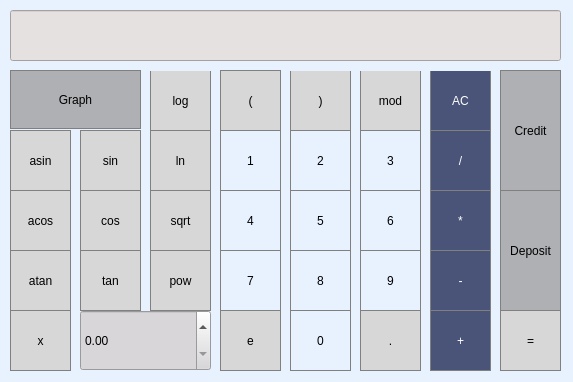
<?xml version="1.0" encoding="UTF-8"?>
<ui version="4.0">
 <class>Calculator</class>
 <widget class="QMainWindow" name="Calculator">
  <property name="geometry">
   <rect>
    <x>0</x>
    <y>0</y>
    <width>573</width>
    <height>382</height>
   </rect>
  </property>
  <property name="windowTitle">
   <string>Calculator</string>
  </property>
  <property name="styleSheet">
   <string notr="true">background-color: rgb(232, 242, 255)</string>
  </property>
  <widget class="QWidget" name="centralwidget">
   <widget class="QPushButton" name="Sqrt">
    <property name="geometry">
     <rect>
      <x>150</x>
      <y>190</y>
      <width>61</width>
      <height>61</height>
     </rect>
    </property>
    <property name="styleSheet">
     <string notr="true">QPushButton {
   background-color: rgb(215, 215, 215);
   border: 1px solid gray;   color : black;
}
QPushButton:pressed {
    background-color: qlineargradient(x1: 0, y1: 0, x2: 0, y2: 1,
                                      stop: 0 #BEBEBE, stop: 1 #f6f7fa);
}</string>
    </property>
    <property name="text">
     <string>sqrt</string>
    </property>
   </widget>
   <widget class="QPushButton" name="Deposit">
    <property name="geometry">
     <rect>
      <x>500</x>
      <y>190</y>
      <width>61</width>
      <height>121</height>
     </rect>
    </property>
    <property name="styleSheet">
     <string notr="true">QPushButton {
   background-color: rgb(175, 176, 179);
   border: 1px solid gray;
}
QPushButton:pressed {
    background-color: qlineargradient(x1: 0, y1: 0, x2: 0, y2: 1,
                                      stop: 0 #76777a, stop: 1 #f6f7fa);
}</string>
    </property>
    <property name="text">
     <string>Deposit</string>
    </property>
   </widget>
   <widget class="QPushButton" name="ButtonX">
    <property name="geometry">
     <rect>
      <x>10</x>
      <y>310</y>
      <width>61</width>
      <height>61</height>
     </rect>
    </property>
    <property name="styleSheet">
     <string notr="true">QPushButton {
   background-color: rgb(215, 215, 215);
   border: 1px solid gray;   color : black;
}
QPushButton:pressed {
    background-color: qlineargradient(x1: 0, y1: 0, x2: 0, y2: 1,
                                      stop: 0 #BEBEBE, stop: 1 #f6f7fa);
}</string>
    </property>
    <property name="text">
     <string>x</string>
    </property>
   </widget>
   <widget class="QPushButton" name="b2">
    <property name="geometry">
     <rect>
      <x>290</x>
      <y>130</y>
      <width>61</width>
      <height>61</height>
     </rect>
    </property>
    <property name="autoFillBackground">
     <bool>false</bool>
    </property>
    <property name="styleSheet">
     <string notr="true">QPushButton {
   border: 1px solid gray;   color : black;
}
QPushButton:pressed {
    background-color: qlineargradient(x1: 0, y1: 0, x2: 0, y2: 1,
                                      stop: 0 #dadbde, stop: 1 #f6f7fa);
}</string>
    </property>
    <property name="text">
     <string>2</string>
    </property>
   </widget>
   <widget class="QPushButton" name="Sin">
    <property name="geometry">
     <rect>
      <x>80</x>
      <y>130</y>
      <width>61</width>
      <height>61</height>
     </rect>
    </property>
    <property name="styleSheet">
     <string notr="true">QPushButton {
   background-color: rgb(215, 215, 215);
   border: 1px solid gray;
   color : black;
}
QPushButton:pressed {
    background-color: qlineargradient(x1: 0, y1: 0, x2: 0, y2: 1,
                                      stop: 0 #BEBEBE, stop: 1 #f6f7fa);
}</string>
    </property>
    <property name="text">
     <string>sin</string>
    </property>
   </widget>
   <widget class="QPushButton" name="b1">
    <property name="geometry">
     <rect>
      <x>220</x>
      <y>130</y>
      <width>61</width>
      <height>61</height>
     </rect>
    </property>
    <property name="styleSheet">
     <string notr="true">QPushButton {
   border: 1px solid gray;   color : black;
}
QPushButton:pressed {
    background-color: qlineargradient(x1: 0, y1: 0, x2: 0, y2: 1,
                                      stop: 0 #dadbde, stop: 1 #f6f7fa);
}</string>
    </property>
    <property name="text">
     <string>1</string>
    </property>
   </widget>
   <widget class="QPushButton" name="Tan">
    <property name="geometry">
     <rect>
      <x>80</x>
      <y>250</y>
      <width>61</width>
      <height>61</height>
     </rect>
    </property>
    <property name="styleSheet">
     <string notr="true">QPushButton {
   background-color: rgb(215, 215, 215);
   border: 1px solid gray;   color : black;
}
QPushButton:pressed {
    background-color: qlineargradient(x1: 0, y1: 0, x2: 0, y2: 1,
                                      stop: 0 #BEBEBE, stop: 1 #f6f7fa);
}</string>
    </property>
    <property name="text">
     <string>tan</string>
    </property>
   </widget>
   <widget class="QPushButton" name="Asin">
    <property name="geometry">
     <rect>
      <x>10</x>
      <y>130</y>
      <width>61</width>
      <height>61</height>
     </rect>
    </property>
    <property name="styleSheet">
     <string notr="true">QPushButton {
   background-color: rgb(215, 215, 215);
   border: 1px solid gray;   color : black;
}
QPushButton:pressed {
    background-color: qlineargradient(x1: 0, y1: 0, x2: 0, y2: 1,
                                      stop: 0 #BEBEBE, stop: 1 #f6f7fa);
}</string>
    </property>
    <property name="text">
     <string>asin</string>
    </property>
   </widget>
   <widget class="QPushButton" name="Multiply">
    <property name="geometry">
     <rect>
      <x>430</x>
      <y>190</y>
      <width>61</width>
      <height>61</height>
     </rect>
    </property>
    <property name="styleSheet">
     <string notr="true">QPushButton {
  background-color: rgb(73, 84, 120);
  color: white; 
  border: 1px solid gray;
}

QPushButton:pressed {
    background-color: qlineargradient(x1: 0, y1: 0, x2: 0, y2: 1,
                                      stop: 0 #38405c, stop: 1 #38405c);
}</string>
    </property>
    <property name="text">
     <string>*</string>
    </property>
   </widget>
   <widget class="QPushButton" name="AC">
    <property name="geometry">
     <rect>
      <x>430</x>
      <y>70</y>
      <width>61</width>
      <height>61</height>
     </rect>
    </property>
    <property name="styleSheet">
     <string notr="true">QPushButton {
  background-color: rgb(73, 84, 120);
  color: white; 
  border: 1px solid gray;
}

QPushButton:pressed {
    background-color: qlineargradient(x1: 0, y1: 0, x2: 0, y2: 1,
                                      stop: 0 #38405c, stop: 1 #38405c);
}</string>
    </property>
    <property name="text">
     <string>AC</string>
    </property>
   </widget>
   <widget class="QPushButton" name="b3">
    <property name="geometry">
     <rect>
      <x>360</x>
      <y>130</y>
      <width>61</width>
      <height>61</height>
     </rect>
    </property>
    <property name="styleSheet">
     <string notr="true">QPushButton {
   border: 1px solid gray;  color : black;
}
QPushButton:pressed {
    background-color: qlineargradient(x1: 0, y1: 0, x2: 0, y2: 1,
                                      stop: 0 #dadbde, stop: 1 #f6f7fa);
}</string>
    </property>
    <property name="text">
     <string>3</string>
    </property>
   </widget>
   <widget class="QPushButton" name="b9">
    <property name="enabled">
     <bool>true</bool>
    </property>
    <property name="geometry">
     <rect>
      <x>360</x>
      <y>250</y>
      <width>61</width>
      <height>61</height>
     </rect>
    </property>
    <property name="styleSheet">
     <string notr="true">QPushButton {
   border: 1px solid gray; color : black;
}
QPushButton:pressed {
    background-color: qlineargradient(x1: 0, y1: 0, x2: 0, y2: 1,
                                      stop: 0 #dadbde, stop: 1 #f6f7fa);
}</string>
    </property>
    <property name="text">
     <string>9</string>
    </property>
   </widget>
   <widget class="QPushButton" name="Ln">
    <property name="geometry">
     <rect>
      <x>150</x>
      <y>130</y>
      <width>61</width>
      <height>61</height>
     </rect>
    </property>
    <property name="styleSheet">
     <string notr="true">QPushButton {
   background-color: rgb(215, 215, 215);
   border: 1px solid gray;
   color : black;
}
QPushButton:pressed {
    background-color: qlineargradient(x1: 0, y1: 0, x2: 0, y2: 1,
                                      stop: 0 #BEBEBE, stop: 1 #f6f7fa);
}</string>
    </property>
    <property name="text">
     <string>ln</string>
    </property>
   </widget>
   <widget class="QPushButton" name="Cos">
    <property name="geometry">
     <rect>
      <x>80</x>
      <y>190</y>
      <width>61</width>
      <height>61</height>
     </rect>
    </property>
    <property name="styleSheet">
     <string notr="true">QPushButton {
   background-color: rgb(215, 215, 215);
   border: 1px solid gray;
   color : black;
}
QPushButton:pressed {
    background-color: qlineargradient(x1: 0, y1: 0, x2: 0, y2: 1,
                                      stop: 0 #BEBEBE, stop: 1 #f6f7fa);
}</string>
    </property>
    <property name="text">
     <string>cos</string>
    </property>
   </widget>
   <widget class="QPushButton" name="Atan">
    <property name="geometry">
     <rect>
      <x>10</x>
      <y>250</y>
      <width>61</width>
      <height>61</height>
     </rect>
    </property>
    <property name="styleSheet">
     <string notr="true">QPushButton {
   background-color: rgb(215, 215, 215);
   border: 1px solid gray;   color : black;
}
QPushButton:pressed {
    background-color: qlineargradient(x1: 0, y1: 0, x2: 0, y2: 1,
                                      stop: 0 #BEBEBE, stop: 1 #f6f7fa);
}</string>
    </property>
    <property name="text">
     <string>atan</string>
    </property>
   </widget>
   <widget class="QPushButton" name="Division">
    <property name="geometry">
     <rect>
      <x>430</x>
      <y>130</y>
      <width>61</width>
      <height>61</height>
     </rect>
    </property>
    <property name="styleSheet">
     <string notr="true">QPushButton {
  background-color: rgb(73, 84, 120);
  color: white; 
  border: 1px solid gray;
}

QPushButton:pressed {
    background-color: qlineargradient(x1: 0, y1: 0, x2: 0, y2: 1,
                                      stop: 0 #38405c, stop: 1 #38405c);
}</string>
    </property>
    <property name="text">
     <string>/</string>
    </property>
   </widget>
   <widget class="QPushButton" name="Plus">
    <property name="geometry">
     <rect>
      <x>430</x>
      <y>310</y>
      <width>61</width>
      <height>61</height>
     </rect>
    </property>
    <property name="styleSheet">
     <string notr="true">QPushButton {
  background-color: rgb(73, 84, 120);
  color: white; 
  border: 1px solid gray;
}

QPushButton:pressed {
    background-color: qlineargradient(x1: 0, y1: 0, x2: 0, y2: 1,
                                      stop: 0 #38405c, stop: 1 #38405c);
}</string>
    </property>
    <property name="text">
     <string>+</string>
    </property>
   </widget>
   <widget class="QPushButton" name="Mod">
    <property name="geometry">
     <rect>
      <x>360</x>
      <y>70</y>
      <width>61</width>
      <height>61</height>
     </rect>
    </property>
    <property name="styleSheet">
     <string notr="true">QPushButton {
  background-color: rgb(215, 215, 215);
  border: 1px solid gray;   color : black;
}
QPushButton:pressed {
    background-color: qlineargradient(x1: 0, y1: 0, x2: 0, y2: 1,
                                      stop: 0 #BEBEBE, stop: 1 #D7D7D7);
}</string>
    </property>
    <property name="text">
     <string>mod</string>
    </property>
   </widget>
   <widget class="QPushButton" name="Minus">
    <property name="geometry">
     <rect>
      <x>430</x>
      <y>250</y>
      <width>61</width>
      <height>61</height>
     </rect>
    </property>
    <property name="styleSheet">
     <string notr="true">QPushButton {
  background-color: rgb(73, 84, 120);
  color: white; 
  border: 1px solid gray;
}

QPushButton:pressed {
    background-color: qlineargradient(x1: 0, y1: 0, x2: 0, y2: 1,
                                      stop: 0 #38405c, stop: 1 #38405c);
}</string>
    </property>
    <property name="text">
     <string>-</string>
    </property>
   </widget>
   <widget class="QPushButton" name="Power">
    <property name="geometry">
     <rect>
      <x>150</x>
      <y>250</y>
      <width>61</width>
      <height>61</height>
     </rect>
    </property>
    <property name="styleSheet">
     <string notr="true">QPushButton {
   background-color: rgb(215, 215, 215);
   border: 1px solid gray;   color : black;
}
QPushButton:pressed {
    background-color: qlineargradient(x1: 0, y1: 0, x2: 0, y2: 1,
                                      stop: 0 #BEBEBE, stop: 1 #f6f7fa);
}</string>
    </property>
    <property name="text">
     <string>pow</string>
    </property>
   </widget>
   <widget class="QPushButton" name="Right_bracket">
    <property name="geometry">
     <rect>
      <x>290</x>
      <y>70</y>
      <width>61</width>
      <height>61</height>
     </rect>
    </property>
    <property name="styleSheet">
     <string notr="true">QPushButton {
  background-color: rgb(215, 215, 215);
  border: 1px solid gray;   color : black;
}
QPushButton:pressed {
    background-color: qlineargradient(x1: 0, y1: 0, x2: 0, y2: 1,
                                      stop: 0 #BEBEBE, stop: 1 #D7D7D7);
}</string>
    </property>
    <property name="text">
     <string>)</string>
    </property>
   </widget>
   <widget class="QPushButton" name="b8">
    <property name="geometry">
     <rect>
      <x>290</x>
      <y>250</y>
      <width>61</width>
      <height>61</height>
     </rect>
    </property>
    <property name="styleSheet">
     <string notr="true">QPushButton {
   border: 1px solid gray; color : black;
}
QPushButton:pressed {
    background-color: qlineargradient(x1: 0, y1: 0, x2: 0, y2: 1,
                                      stop: 0 #dadbde, stop: 1 #f6f7fa);
}</string>
    </property>
    <property name="text">
     <string>8</string>
    </property>
   </widget>
   <widget class="QPushButton" name="b6">
    <property name="geometry">
     <rect>
      <x>360</x>
      <y>190</y>
      <width>61</width>
      <height>61</height>
     </rect>
    </property>
    <property name="styleSheet">
     <string notr="true">QPushButton {
   border: 1px solid gray; color : black;
}
QPushButton:pressed {
    background-color: qlineargradient(x1: 0, y1: 0, x2: 0, y2: 1,
                                      stop: 0 #dadbde, stop: 1 #f6f7fa);
}</string>
    </property>
    <property name="text">
     <string>6</string>
    </property>
   </widget>
   <widget class="QPushButton" name="Equal">
    <property name="enabled">
     <bool>true</bool>
    </property>
    <property name="geometry">
     <rect>
      <x>500</x>
      <y>310</y>
      <width>61</width>
      <height>61</height>
     </rect>
    </property>
    <property name="styleSheet">
     <string notr="true">QPushButton {
  background-color: rgb(215, 215, 215);
  border: 1px solid gray; color : black;
}
QPushButton:pressed {
    background-color: qlineargradient(x1: 0, y1: 0, x2: 0, y2: 1,
                                      stop: 0 #BEBEBE, stop: 1 #D7D7D7);
}</string>
    </property>
    <property name="text">
     <string>=</string>
    </property>
   </widget>
   <widget class="QPushButton" name="Credit">
    <property name="geometry">
     <rect>
      <x>500</x>
      <y>70</y>
      <width>61</width>
      <height>121</height>
     </rect>
    </property>
    <property name="styleSheet">
     <string notr="true">QPushButton {
   background-color: rgb(175, 176, 179);
   border: 1px solid gray;
}
QPushButton:pressed {
    background-color: qlineargradient(x1: 0, y1: 0, x2: 0, y2: 1,
                                      stop: 0 #76777a, stop: 1 #f6f7fa);
}</string>
    </property>
    <property name="text">
     <string>Credit</string>
    </property>
   </widget>
   <widget class="QPushButton" name="b5">
    <property name="geometry">
     <rect>
      <x>290</x>
      <y>190</y>
      <width>61</width>
      <height>61</height>
     </rect>
    </property>
    <property name="styleSheet">
     <string notr="true">QPushButton {
   border: 1px solid gray; color : black;
}
QPushButton:pressed {
    background-color: qlineargradient(x1: 0, y1: 0, x2: 0, y2: 1,
                                      stop: 0 #dadbde, stop: 1 #f6f7fa);
}</string>
    </property>
    <property name="text">
     <string>5</string>
    </property>
   </widget>
   <widget class="QPushButton" name="Log">
    <property name="geometry">
     <rect>
      <x>150</x>
      <y>70</y>
      <width>61</width>
      <height>61</height>
     </rect>
    </property>
    <property name="styleSheet">
     <string notr="true">QPushButton {
   background-color: rgb(215, 215, 215);
   border: 1px solid gray;
   color : black;
}
QPushButton:pressed {
    background-color: qlineargradient(x1: 0, y1: 0, x2: 0, y2: 1,
                                      stop: 0 #BEBEBE, stop: 1 #f6f7fa);
}</string>
    </property>
    <property name="text">
     <string>log</string>
    </property>
   </widget>
   <widget class="QLabel" name="label2">
    <property name="geometry">
     <rect>
      <x>10</x>
      <y>10</y>
      <width>481</width>
      <height>61</height>
     </rect>
    </property>
    <property name="text">
     <string/>
    </property>
   </widget>
   <widget class="QPushButton" name="Acos">
    <property name="geometry">
     <rect>
      <x>10</x>
      <y>190</y>
      <width>61</width>
      <height>61</height>
     </rect>
    </property>
    <property name="styleSheet">
     <string notr="true">QPushButton {
   background-color: rgb(215, 215, 215);
   border: 1px solid gray;   color : black;
}
QPushButton:pressed {
    background-color: qlineargradient(x1: 0, y1: 0, x2: 0, y2: 1,
                                      stop: 0 #BEBEBE, stop: 1 #f6f7fa);
}</string>
    </property>
    <property name="text">
     <string>acos</string>
    </property>
   </widget>
   <widget class="QPushButton" name="b0">
    <property name="geometry">
     <rect>
      <x>290</x>
      <y>310</y>
      <width>61</width>
      <height>61</height>
     </rect>
    </property>
    <property name="styleSheet">
     <string notr="true">QPushButton {
   border: 1px solid gray; color : black;
}
QPushButton:pressed {
    background-color: qlineargradient(x1: 0, y1: 0, x2: 0, y2: 1,
                                      stop: 0 #dadbde, stop: 1 #f6f7fa);
}</string>
    </property>
    <property name="text">
     <string>0</string>
    </property>
   </widget>
   <widget class="QPushButton" name="Graph">
    <property name="geometry">
     <rect>
      <x>10</x>
      <y>70</y>
      <width>131</width>
      <height>59</height>
     </rect>
    </property>
    <property name="styleSheet">
     <string notr="true">QPushButton {
   background-color: rgb(175, 176, 179);
   border: 1px solid gray;
}
QPushButton:pressed {
    background-color: qlineargradient(x1: 0, y1: 0, x2: 0, y2: 1,
                                      stop: 0 #76777a, stop: 1 #f6f7fa);
}</string>
    </property>
    <property name="text">
     <string>Graph</string>
    </property>
   </widget>
   <widget class="QPushButton" name="b4">
    <property name="geometry">
     <rect>
      <x>220</x>
      <y>190</y>
      <width>61</width>
      <height>61</height>
     </rect>
    </property>
    <property name="styleSheet">
     <string notr="true">QPushButton {
   border: 1px solid gray;   color : black;
}
QPushButton:pressed {
    background-color: qlineargradient(x1: 0, y1: 0, x2: 0, y2: 1,
                                      stop: 0 #dadbde, stop: 1 #f6f7fa);
}</string>
    </property>
    <property name="text">
     <string>4</string>
    </property>
   </widget>
   <widget class="QPushButton" name="Left_bracket">
    <property name="geometry">
     <rect>
      <x>220</x>
      <y>70</y>
      <width>61</width>
      <height>61</height>
     </rect>
    </property>
    <property name="styleSheet">
     <string notr="true">QPushButton {
  background-color: rgb(215, 215, 215);
  border: 1px solid gray;   color : black;
}
QPushButton:pressed {
    background-color: qlineargradient(x1: 0, y1: 0, x2: 0, y2: 1,
                                      stop: 0 #BEBEBE, stop: 1 #D7D7D7);
}</string>
    </property>
    <property name="text">
     <string>(</string>
    </property>
   </widget>
   <widget class="QPushButton" name="Dot">
    <property name="geometry">
     <rect>
      <x>360</x>
      <y>310</y>
      <width>61</width>
      <height>61</height>
     </rect>
    </property>
    <property name="styleSheet">
     <string notr="true">QPushButton {
  background-color: rgb(215, 215, 215);
  border: 1px solid gray; color : black;
}
QPushButton:pressed {
    background-color: qlineargradient(x1: 0, y1: 0, x2: 0, y2: 1,
                                      stop: 0 #BEBEBE, stop: 1 #D7D7D7);
}</string>
    </property>
    <property name="text">
     <string>.</string>
    </property>
   </widget>
   <widget class="QPushButton" name="b7">
    <property name="geometry">
     <rect>
      <x>220</x>
      <y>250</y>
      <width>61</width>
      <height>61</height>
     </rect>
    </property>
    <property name="styleSheet">
     <string notr="true">QPushButton {
   border: 1px solid gray;   color : black;
}
QPushButton:pressed {
    background-color: qlineargradient(x1: 0, y1: 0, x2: 0, y2: 1,
                                      stop: 0 #dadbde, stop: 1 #f6f7fa);
}</string>
    </property>
    <property name="text">
     <string>7</string>
    </property>
   </widget>
   <widget class="QLineEdit" name="label">
    <property name="geometry">
     <rect>
      <x>10</x>
      <y>10</y>
      <width>551</width>
      <height>51</height>
     </rect>
    </property>
    <property name="styleSheet">
     <string notr="true">background-color: rgb(229, 225, 224);
color: black
</string>
    </property>
   </widget>
   <widget class="QPushButton" name="Exp">
    <property name="geometry">
     <rect>
      <x>220</x>
      <y>310</y>
      <width>61</width>
      <height>61</height>
     </rect>
    </property>
    <property name="styleSheet">
     <string notr="true">QPushButton {
   background-color: rgb(215, 215, 215);
   border: 1px solid gray;   color : black;
}
QPushButton:pressed {
    background-color: qlineargradient(x1: 0, y1: 0, x2: 0, y2: 1,
                                      stop: 0 #BEBEBE, stop: 1 #f6f7fa);
}</string>
    </property>
    <property name="text">
     <string>e</string>
    </property>
   </widget>
   <widget class="QDoubleSpinBox" name="XSpinBox">
    <property name="geometry">
     <rect>
      <x>80</x>
      <y>310</y>
      <width>131</width>
      <height>61</height>
     </rect>
    </property>
    <property name="styleSheet">
     <string notr="true">QDoubleSpinBox{
background-color: rgb(216, 214, 217);
 color : black;
}</string>
    </property>
   </widget>
  </widget>
 </widget>
 <resources/>
 <connections/>
</ui>
